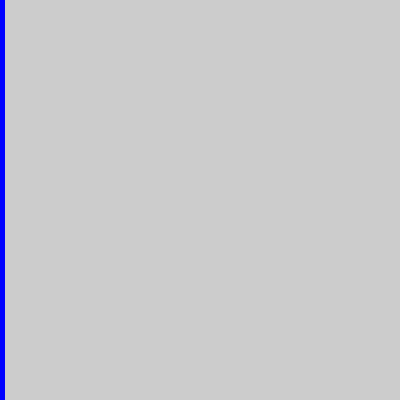
Frame 1 (no input)
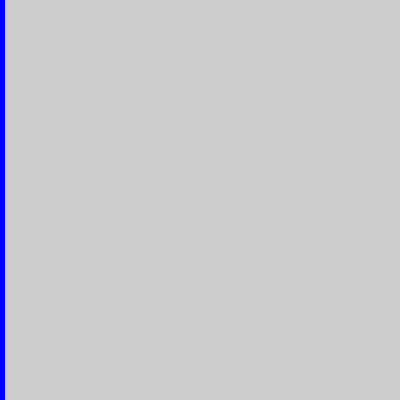
Frame 60 (the mouse pressed at the canvas centre just before this capture)
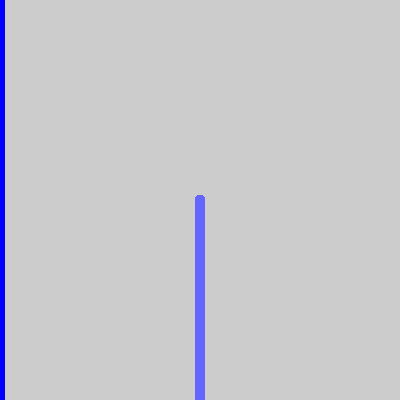
Frame 120 (the mouse held since frame 60 and released just before this capture)

The Processing sketch that drew these frames (run headless with seeded random() and noise(); from frame 60 on, the mouse is pressed at the canvas centre):

// Processing sketch: colorful_columns
// ── colorful_columns.pde
void setup(){
 size(400,400);
}

void draw(){
 noStroke();
 fill(mouseX/2,mouseY/2,255);
 for(int i = mouseY; i < 400; i++){
   ellipse(mouseX,i,10,10);
 }
}
